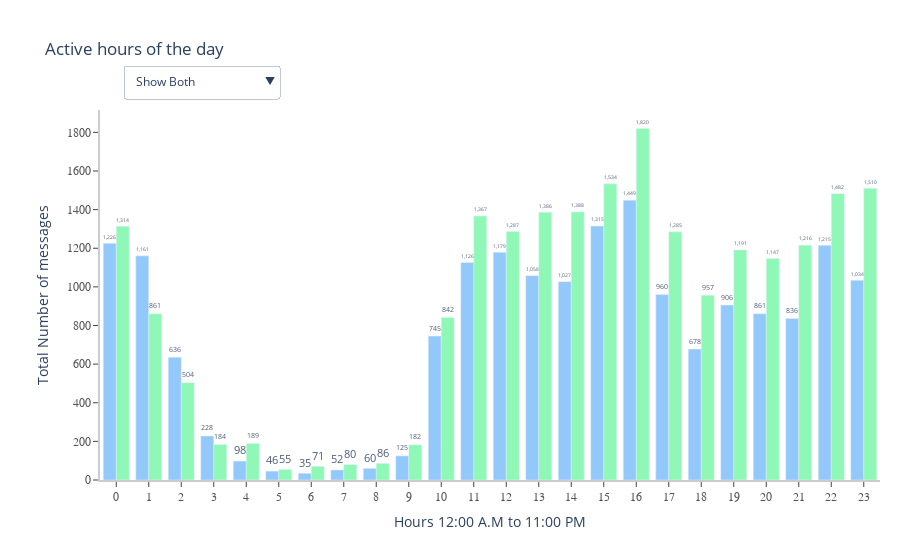

Here is the notebook cell this chart was saved with:
### Markdown cell above
## Active Hours of Day for selected year or Overall

### Code cell
ls_selected_author = progress.Author.unique().tolist()
data = []
fig = go.Figure()
colors=['#7fbffa', '#7cf7ab','#db4d48']
count = 0
for i in ls_selected_author:
    hour = progress[progress.Author==i].copy()
    hour = hour.groupby('Hour').count().iloc[:,2:3]

    fig.add_trace(go.Bar(x = hour.index.tolist(), y = hour.Message.tolist(), name=i,
    text=['{:,}'.format(i) for i in hour.Message.tolist()], textposition='outside', marker_color = colors[count],
              hovertemplate = 'Hour of Day = %{x}<br>'+ 
       'Total Messages = %{y}<br>', cliponaxis = False, opacity=0.85
                      ))
    count+=1
    
hour = progress.groupby('Hour').count().iloc[:,2:3]
fig.add_trace(go.Bar(x = hour.index.tolist(), y = hour.Message.tolist(), name='Overall',
    text=['{:,}'.format(i) for i in hour.Message.tolist()], textposition='outside', marker_color = colors[count],
                       hovertemplate = 'Hour of Day = %{x}<br>'+ 
       'Total Messages = %{y}<br>', opacity=0.85, visible =False, cliponaxis = False
                      ))
ls_buttons=[]
ls_buttons = [dict(label= "Show Both",
                     method="update",
                     args=[{"visible": [True,True,False]},
                           {"title": 'Total number of messages for both'},
                          ])]
ls = ls_selected_author
ls.append("Overall")
for i in range(len(ls)):
    ls_true_false = [False]*(len(ls))
    ls_true_false[i] = True
    ls_buttons.append(dict(label=ls[i],
                     method="update",
                     args=[{"visible": list(ls_true_false)},
                           {"title": "Total number of messages for ".format(ls[i])}]))

fig.update_layout( 
    hoverlabel = dict(bgcolor ='white', bordercolor='grey'),
    title_text='Active hours of the day',
    xaxis_title="Hours 12:00 A.M to 11:00 PM",
    yaxis_title="Total Number of messages",
    xaxis = {**{'tick0': 0,'dtick': 1},**axis_style}, 

    yaxis = axis_style,
    margin= margin_style,
    plot_bgcolor='white',
    showlegend=False,
    updatemenus=[ {**button_style,**dict(buttons=ls_buttons)} ]
)
#pyo.plot(fig , filename = 'active_weekdays.html')
#ls_figures.append(fig)

### Figure 1 — Plotly figure (JSON) as saved in the notebook; plotly's stock layout.template omitted (floating-point values rounded to 4 significant figures)
{"data": [{"cliponaxis": false, "hovertemplate": "Hour of Day = %{x}<br>Total Messages = %{y}<br>", "marker": {"color": "#7fbffa"}, "name": "Mazeen Muhammed", "opacity": 0.85, "text": ["1,226", "1,161", "636", "228", "98", "46", "35", "52", "60", "125", "745", "1,126", "1,179", "1,058", "1,027", "1,315", "1,449", "960", "678", "906", "861", "836", "1,215", "1,034"], "textposition": "outside", "type": "bar", "x": [0, 1, 2, 3, 4, 5, 6, 7, 8, 9, 10, 11, 12, 13, 14, 15, 16, 17, 18, 19, 20, 21, 22, 23], "y": [1226, 1161, 636, 228, 98, 46, 35, 52, 60, 125, 745, 1126, 1179, 1058, 1027, 1315, 1449, 960, 678, 906, 861, 836, 1215, 1034]}, {"cliponaxis": false, "hovertemplate": "Hour of Day = %{x}<br>Total Messages = %{y}<br>", "marker": {"color": "#7cf7ab"}, "name": ". d Dumkin", "opacity": 0.85, "text": ["1,314", "861", "504", "184", "189", "55", "71", "80", "86", "182", "842", "1,367", "1,287", "1,386", "1,388", "1,534", "1,820", "1,285", "957", "1,191", "1,147", "1,216", "1,482", "1,510"], "textposition": "outside", "type": "bar", "x": [0, 1, 2, 3, 4, 5, 6, 7, 8, 9, 10, 11, 12, 13, 14, 15, 16, 17, 18, 19, 20, 21, 22, 23], "y": [1314, 861, 504, 184, 189, 55, 71, 80, 86, 182, 842, 1367, 1287, 1386, 1388, 1534, 1820, 1285, 957, 1191, 1147, 1216, 1482, 1510]}, {"cliponaxis": false, "hovertemplate": "Hour of Day = %{x}<br>Total Messages = %{y}<br>", "marker": {"color": "#db4d48"}, "name": "Overall", "opacity": 0.85, "text": ["2,540", "2,022", "1,140", "412", "287", "101", "106", "132", "146", "307", "1,587", "2,493", "2,466", "2,444", "2,415", "2,849", "3,269", "2,245", "1,635", "2,097", "2,008", "2,052", "2,697", "2,544"], "textposition": "outside", "type": "bar", "visible": false, "x": [0, 1, 2, 3, 4, 5, 6, 7, 8, 9, 10, 11, 12, 13, 14, 15, 16, 17, 18, 19, 20, 21, 22, 23], "y": [2540, 2022, 1140, 412, 287, 101, 106, 132, 146, 307, 1587, 2493, 2466, 2444, 2415, 2849, 3269, 2245, 1635, 2097, 2008, 2052, 2697, 2544]}], "layout": {"hoverlabel": {"bgcolor": "white", "bordercolor": "grey"}, "margin": {"l": 100, "r": 20, "t": 110}, "plot_bgcolor": "white", "showlegend": false, "title": {"text": "Active hours of the day"}, "updatemenus": [{"buttons": [{"args": [{"visible": [true, true, false]}, {"title": "Total number of messages for both"}], "label": "Show Both", "method": "update"}, {"args": [{"visible": [true, false, false]}, {"title": "Total number of messages for "}], "label": "Mazeen Muhammed", "method": "update"}, {"args": [{"visible": [false, true, false]}, {"title": "Total number of messages for "}], "label": ". d Dumkin", "method": "update"}, {"args": [{"visible": [false, false, true]}, {"title": "Total number of messages for "}], "label": "Overall", "method": "update"}], "direction": "down", "pad": {"r": 0, "t": 10}, "x": 0.03, "xanchor": "left", "y": 1.15, "yanchor": "top"}], "xaxis": {"dtick": 1, "fixedrange": true, "linecolor": "rgb(204, 204, 204)", "linewidth": 2, "showgrid": false, "showline": true, "showticklabels": true, "tick0": 0, "tickfont": {"color": "rgb(82, 82, 82)", "family": "Arial", "size": 12}, "ticks": "outside", "title": {"text": "Hours 12:00 A.M to 11:00 PM"}}, "yaxis": {"fixedrange": true, "linecolor": "rgb(204, 204, 204)", "linewidth": 2, "showgrid": false, "showline": true, "showticklabels": true, "tickfont": {"color": "rgb(82, 82, 82)", "family": "Arial", "size": 12}, "ticks": "outside", "title": {"text": "Total Number of messages"}}}}
